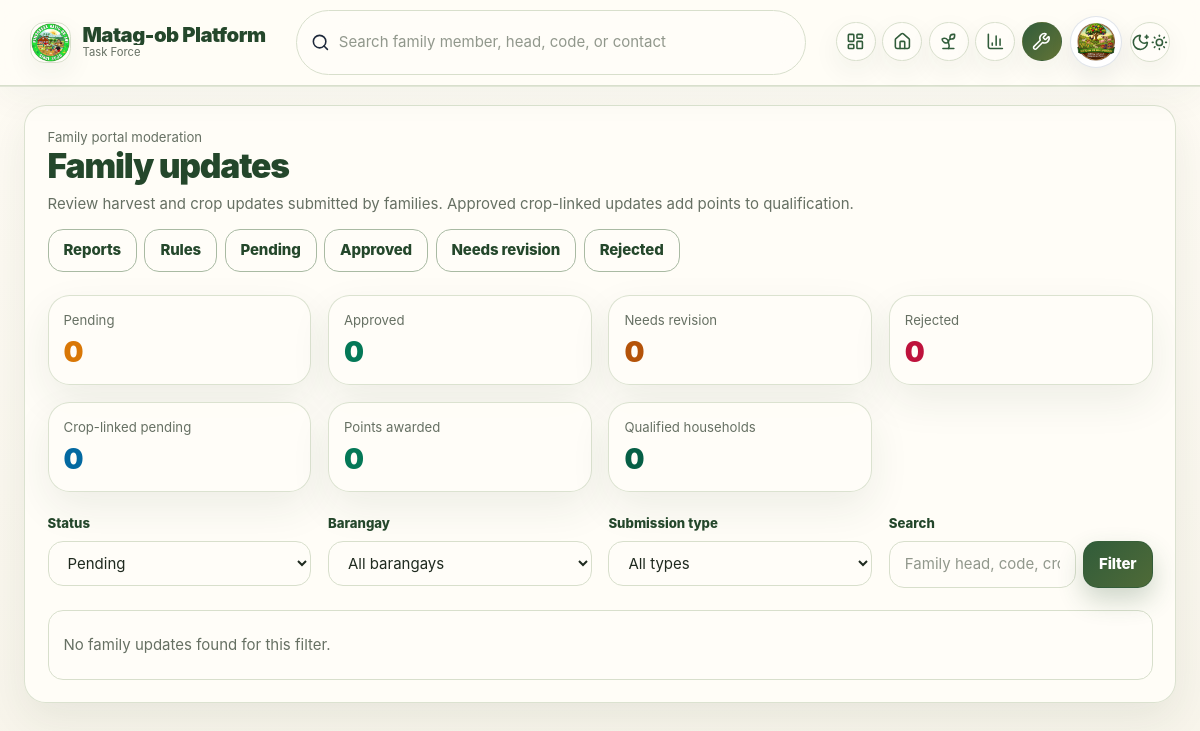
The page /modules/agri/family_updates/index.php (signed in) on the database its author committed.
### tables this page shows
CREATE TABLE `system_settings` (
  `setting_id` int(11) NOT NULL,
  `setting_key` varchar(100) NOT NULL,
  `setting_value` text DEFAULT NULL,
  `description` varchar(255) DEFAULT NULL,
  `updated_at` timestamp NOT NULL DEFAULT current_timestamp() ON UPDATE current_timestamp()
);

### modules/agri/family_updates/index.php (the view, shortened to what the rows shown need)
<?php
require_once dirname(__DIR__, 3) . '/app/bootstrap.php';
$conn = db_conn();
app_require('app/includes/auth.php');
ensure_family_portal_schema($conn);
$user = current_user();
$summary = family_updates_summary($conn);
app_require('app/includes/header.php');
?>
<section class="rounded-[2rem] border border-slate-200 bg-white p-6 shadow-sm">
    <div class="flex items-center justify-between gap-4 flex-wrap">
        <div>
            <h1 class="text-3xl font-black text-slate-900">Family updates</h1>
        </div>
    </div>
    <div class="mt-6 grid gap-4 md:grid-cols-4 xl:grid-cols-7">
        <div class="rounded-[1.5rem] border border-slate-200 bg-slate-50 p-4"><div class="text-sm text-slate-500">Pending</div><div class="mt-2 text-3xl font-black text-amber-600"><?= $summary['pending'] ?></div></div>
        <div class="rounded-[1.5rem] border border-slate-200 bg-slate-50 p-4"><div class="text-sm text-slate-500">Approved</div><div class="mt-2 text-3xl font-black text-emerald-700"><?= $summary['approved'] ?></div></div>
        <div class="rounded-[1.5rem] border border-slate-200 bg-slate-50 p-4"><div class="text-sm text-slate-500">Needs revision</div><div class="mt-2 text-3xl font-black text-amber-700"><?= $summary['needs_revision'] ?></div></div>
        <div class="rounded-[1.5rem] border border-slate-200 bg-slate-50 p-4"><div class="text-sm text-slate-500">Rejected</div><div class="mt-2 text-3xl font-black text-rose-700"><?= $summary['rejected'] ?></div></div>
    </div>
</section>

### app/includes/header.php (shortened to what the rows shown need)
<?php
require_once dirname(__DIR__, 2) . '/app/bootstrap.php';
require_once __DIR__ . '/app_helpers.php';
require_once __DIR__ . '/navigation.php';
$current_role = $_SESSION['role_code'] ?? '';
$current_uri = parse_url($_SERVER['REQUEST_URI'] ?? '', PHP_URL_PATH) ?? '';
$home_link = get_home_by_role($current_role);
$nav_groups = get_navigation_groups_by_role($current_role);
$conn = $conn ?? ($GLOBALS['conn'] ?? db_conn());
$navAttentionDetails = navigation_attention_details($conn, $current_role);
$currentUser = current_user();
$user_avatar = user_avatar_url($currentUser['avatar_path'] ?? null);
$system_logo_url = system_logo_url($conn);
$app_name = system_title($conn);
$searchPlaceholder = function_exists('system_header_search_placeholder') ? system_header_search_placeholder($conn) : 'Search family member, head, code, or contact';
$searchPlaceholder = ($current_role === 'developer' || $current_role === 'admin') ? 'Search users, roles, departments, or logs' : $searchPlaceholder;
$enableHouseholdAutocomplete = !in_array($current_role, ['developer', 'admin'], true);
$role_title = role_label($current_role);
$role_nav = function_exists('navigation_role_config') ? navigation_role_config($current_role) : [];
$search_action = $role_nav['search'] ?? app_url('modules/agri/households/index.php');
?>
<!DOCTYPE html>
<html lang="en" class="h-full antialiased">
<head>
    <script src="https://cdn.tailwindcss.com"></script>
    <link rel="stylesheet" href="<?= e(app_url('assets/css/app.css')) ?>">
</head>
<body class="h-full text-slate-800 dark:text-slate-100 transition-colors duration-300">
<?php if (isset($_SESSION['user_id'])): ?>
<div class="min-h-screen app-shell">
    <header class="app-header sticky top-0 z-40 border-b">
        <div class="app-header-inner px-4 sm:px-6 lg:px-8 py-3">
            <div class="flex items-center gap-3 min-w-0">
                <a href="<?= e($home_link) ?>" class="flex items-center gap-3 min-w-0 shrink-0">
                    <span class="app-brand-mark"><img src="<?= e($system_logo_url) ?>" alt="Logo" class="h-full w-full object-cover" onerror="this.onerror=null;this.src='<?= e(app_url('assets/img/image.jpg')) ?>';"></span>
                    <span class="min-w-0 hidden sm:block">
                        <span class="block app-brand-title truncate"><?= e($app_name) ?></span><span class="block text-xs text-slate-500 truncate"><?= e($role_title) ?></span>
                    </span>
                </a>
            </div>
            <form action="<?= e($search_action) ?>" method="GET" class="app-global-search hidden md:flex" <?= $enableHouseholdAutocomplete ? 'data-household-autocomplete-form' : '' ?>>
                <i data-lucide="search" class="w-4 h-4 shrink-0"></i>
                <input type="text" name="q" placeholder="<?= e($searchPlaceholder) ?>" autocomplete="off" <?= $enableHouseholdAutocomplete ? 'data-household-autocomplete-input data-autocomplete-min="1"' : '' ?>>
            </form>
            <div class="app-header-actions">
                <nav class="app-top-nav hidden md:flex" aria-label="Primary navigation">
                    <a href="<?= e($home_link) ?>" class="app-top-nav-item <?= str_contains($current_uri, $home_link) ? 'is-active' : '' ?>" title="Dashboard" aria-label="Dashboard">
                        <i data-lucide="layout-dashboard" class="w-5 h-5"></i><span class="app-tooltip">Dashboard</span>
                    </a>
                    <?php foreach ($nav_groups as $idx => $group):
                        $groupItems = (is_array($group) && isset($group['items']) && is_array($group['items'])) ? $group['items'] : [];
                        $groupActive = false; foreach($groupItems as $gi){ if (!empty($gi['href']) && str_contains($current_uri, $gi['href'])) { $groupActive = true; break; } }
                        $menuId = 'navDrop'.$idx;
                        $groupAttention = navigation_group_attention($groupItems, $navAttentionDetails, (string)($group['label'] ?? 'menu'));
                        $groupCount = (int)($groupAttention['count'] ?? 0);
                        $groupNeedsAttention = $groupCount > 0;
                        $groupTooltip = (string)($group['label'] ?? 'Menu');
                        ?>
                        <div class="app-dropdown-wrap" data-dropdown-wrap>
                            <button type="button" class="app-top-nav-item <?= $groupActive ? 'is-active' : '' ?> <?= $groupNeedsAttention ? 'has-attention' : '' ?>" onclick="toggleDropdown('<?= $menuId ?>', this)" title="<?= e($groupTooltip) ?>" aria-label="<?= e($groupTooltip) ?>" aria-expanded="false" aria-controls="<?= $menuId ?>">
                                <i data-lucide="<?= e($group['icon']) ?>" class="w-5 h-5"></i>
                            </button>
                        </div>
                    <?php endforeach; ?>
                                    </nav>
                <div class="app-dropdown-wrap" data-dropdown-wrap>
                    <button type="button" class="app-user-trigger" onclick="toggleDropdown('profileMenu', this)" aria-expanded="false" aria-controls="profileMenu">
                        <img src="<?= e($user_avatar) ?>" alt="Profile" onerror="this.onerror=null;this.src='<?= e(app_url('assets/img/image.jpg')) ?>';" class="app-user-avatar">
                    </button>
                </div>
                <button type="button" onclick="toggleTheme()" class="icon-button" title="Toggle theme" aria-label="Toggle theme"><i data-lucide="moon-star" class="w-5 h-5 block dark:hidden"></i><i data-lucide="sun-medium" class="w-5 h-5 hidden dark:block"></i></button>
            </div>
        </div>
    </header>
    <main class="app-main px-4 sm:px-6 lg:px-8 py-6 space-y-6">
<?php endif; ?>

### rows shown on the page
system_settings: setting_value (picture)
system_settings: setting_value "Matag-ob Platform"
system_settings: q "Search family member, head, code, or contact"
system_settings: setting_value "0"

### other values the page prints
$role_title "Task Force"
$pendingCropLinked "0"
rtrim(rtrim(number_format($pointsAwardedTotal, 2, '.', ''), '0'), '.') "0"
$qualifiedReady "0"
form field status "Pending"
